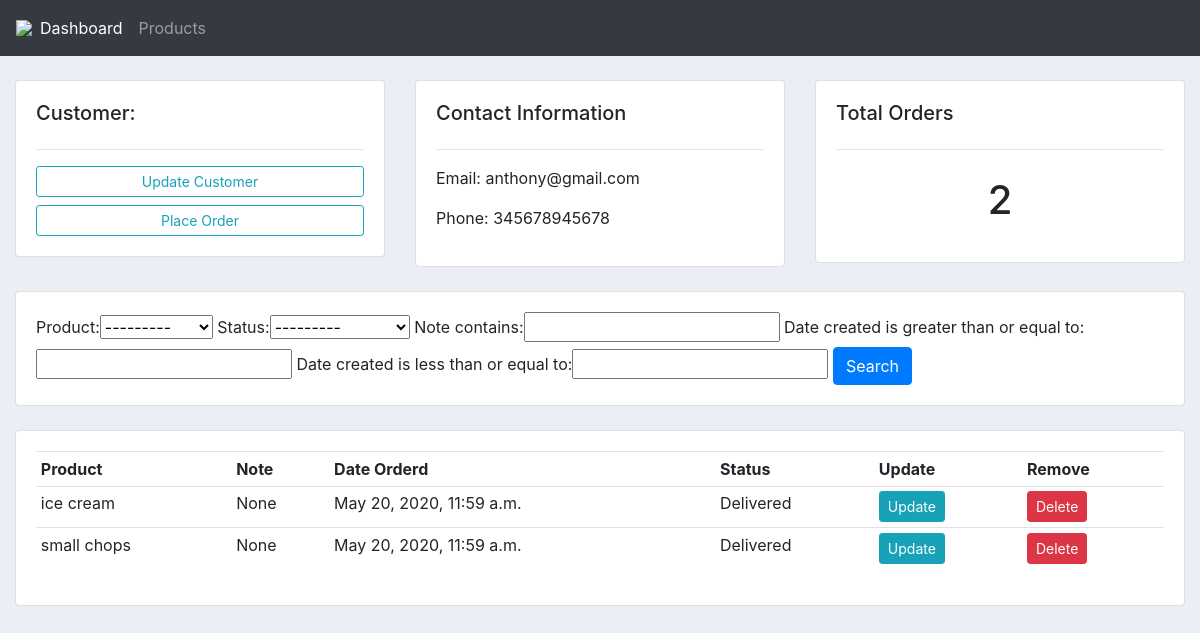
The app's page /customer/2/ with its own data.
### core/models.py (models this page shows, shortened)
class Customer(models.Model):
	name = models.CharField(max_length=200, null=True)
	phone = models.CharField(max_length=200, null=True)
	email = models.CharField(max_length=200, null=True)
	date_created = models.DateTimeField(auto_now_add=True, null=True)

class Order(models.Model):
	STATUS = (
			('Pending', 'Pending'),
			('Out for delivery', 'Out for delivery'),
			('Delivered', 'Delivered'),
			)
	customer = models.ForeignKey(Customer, null=True, on_delete= models.SET_NULL)
	product = models.ForeignKey(Product, null=True, on_delete= models.SET_NULL)
	date_created = models.DateTimeField(auto_now_add=True, null=True)
	status = models.CharField(max_length=200, null=True, choices=STATUS)
	note = models.CharField(max_length=1000, null=True)

class Product(models.Model):
	CATEGORY = (
			('Indoor', 'Indoor'),
			('Out Door', 'Out Door'),
			)
	name = models.CharField(max_length=200, null=True)
	price = models.FloatField(null=True)
	category = models.CharField(max_length=200, null=True, choices=CATEGORY)
	description = models.CharField(max_length=200, null=True, blank=True)
	date_created = models.DateTimeField(auto_now_add=True, null=True)
	tags = models.ManyToManyField(Tag)
	def __str__(self):
		return self.name

### core/views.py (the view)
# urls.py: path('customer/<str:pk_test>/', customer, name='customer'),
def customer(request, pk_test):
	customer = Customer.objects.get(id=pk_test)
	orders = customer.order_set.all()
	order_count = orders.count()
	myFilter = OrderFilter(request.GET, queryset=orders)
	orders = myFilter.qs
	context = {'customer':customer, 'orders':orders, 'order_count':order_count,
	'myFilter':myFilter}
	return render(request, 'core/customer.html',context)

### core/templates/core/customer.html
{%  extends 'core/main.html' %}
{% block content %}
	<br>
<div class="row">
	<div class="col-md">
		<div class="card card-body">
			<h5>Customer:</h5>
			<hr>
			<a class="btn btn-outline-info  btn-sm btn-block" href="">Update Customer</a>
			<a class="btn btn-outline-info  btn-sm btn-block" href="{% url 'create_order' customer.id %}">Place Order</a>
		</div>
	</div>
	<div class="col-md">
		<div class="card card-body">
			<h5>Contact Information</h5>
			<hr>
			<p>Email: {{customer.email}}</p>
			<p>Phone: {{customer.phone}}</p>
		</div>
	</div>
	<div class="col-md">
		<div class="card card-body">
			<h5>Total Orders</h5>
			<hr>
			<h1 style="text-align: center;padding: 10px">{{order_count}}</h1>
		</div>
	</div>
</div>
<br>
<div class="row">
	<div class="col">
		<div class="card card-body">
			<form method="get">
				{{myFilter.form}}
		    <button class="btn btn-primary" type="submit">Search</button>
		  </form>
		</div>
	</div>
</div>
<br>
<div class="row">
	<div class="col-md">
		<div class="card card-body">
			<table class="table table-sm">
				<tr>
					<th>Product</th>
					<th>Note</th>
					<th>Date Orderd</th>
					<th>Status</th>
					<th>Update</th>
					<th>Remove</th>
				</tr>
				{% for order in orders %}
				<tr>
					<td>{{order.product}}</td>
					<td>{{order.note}}</td>
					<td>{{order.date_created}}</td>
					<td>{{order.status}}</td>
					<td><a class="btn btn-sm btn-info" href="{% url 'update_order' order.id %}">Update</a></td>
					<td><a class="btn btn-sm btn-danger" href="{% url 'delete_order' order.id %}">Delete</a></td>
				</tr>
				{% endfor %}
			</table>
		</div>
	</div>
</div>
{% endblock %}

### static/css/main.css (style rules this page uses)
body { background-color: #ebeff5; }

### records on screen
Customer: email "anthony@gmail.com", phone "345678945678"
Order: product "ice cream", note "None", date_created "May 20, 2020, 11:59 a.m.", status "Delivered"
Order: product "small chops", note "None", date_created "May 20, 2020, 11:59 a.m.", status "Delivered"

### other values on screen
{{ order_count }} "2"
